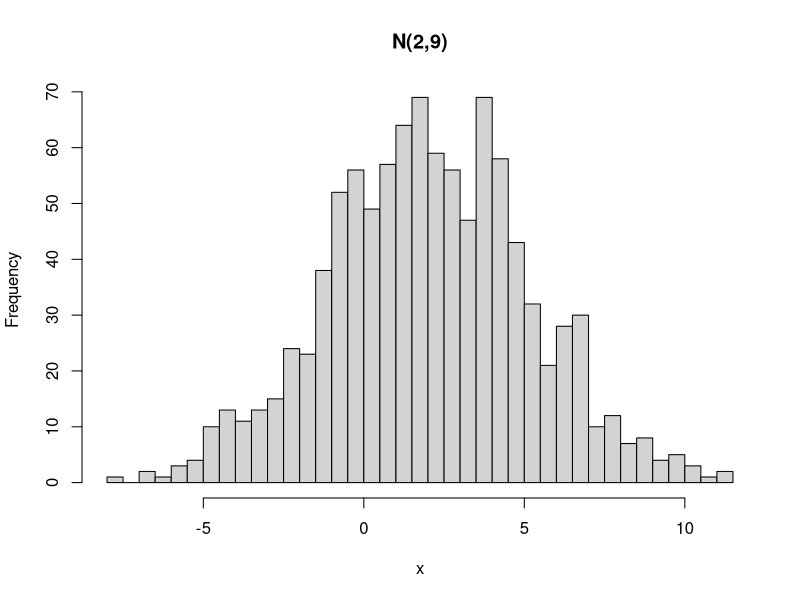

This chart was generated by the following R code:
## ---- chunk 1
x = rnorm(1000)
x = rnorm(1000,mean = 2, sd = 3)
#Note that the command takes sd and not var, which is usually used to descibe a normal distb. So lets label this
x = rnorm(1000,mean = 2, sd = 3)
hist(x, main = "N(2,9)", nclass = 50)
